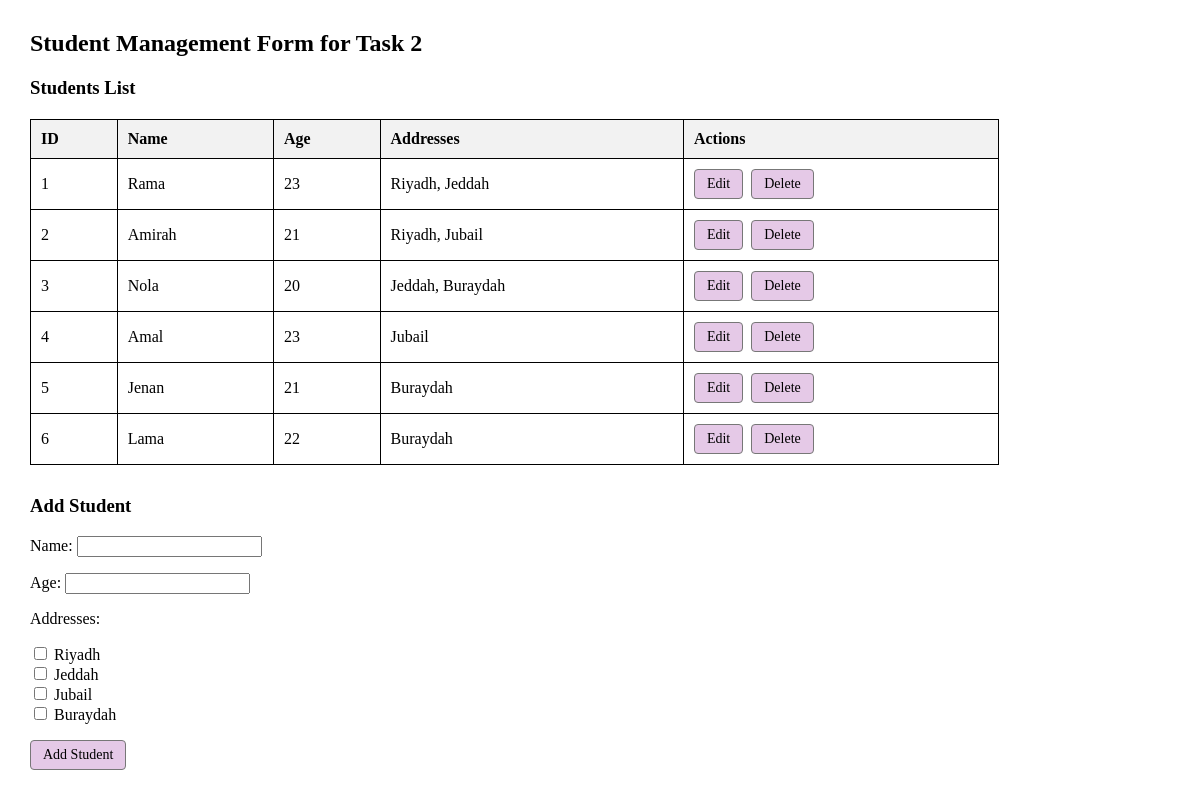
Page /books/lab11/task2/students/ on the committed database.
### apps/bookmodule/models.py (models this page shows, shortened)
class Student2(models.Model):
    name = models.CharField(max_length=100)
    age = models.IntegerField()
    addresses = models.ManyToManyField(Address2)

class Address2(models.Model):
    city = models.CharField(max_length=100)
    def __str__(self):
        return self.city

### apps/bookmodule/views.py (the view)
# urls.py: path('lab11/task2/students/', views.lab11_task2_students, name='lab11_task2_students'),
def lab11_task2_students(request):
    students = Student2.objects.prefetch_related('addresses').all()
    student_to_edit = None
    if request.method == 'POST':
        action = request.POST.get('action')
        if action == 'delete':
            student_id = request.POST.get('student_id')
            student = get_object_or_404(Student2, id=student_id)
            student.delete()
            return redirect('lab11_task2_students')
        elif action == 'edit':
            student_id = request.POST.get('student_id')
            student = get_object_or_404(Student2, id=student_id)
            student_to_edit = student
            form = Student2Form(request.POST, instance=student)
        else:
            form = Student2Form(request.POST)
        if form.is_valid():
            form.save()
            return redirect('lab11_task2_students')
    else:
        edit_id = request.GET.get('edit')
        if edit_id:
            student_to_edit = get_object_or_404(Student2, id=edit_id)
            form = Student2Form(instance=student_to_edit)
        else:
            form = Student2Form()
    return render(request, 'bookmodule/lab11_task2_students.html', {
        'students': students,
        'form': form,
        'student_to_edit': student_to_edit
    })

### apps/bookmodule/forms.py
class Student2Form(forms.ModelForm):
    class Meta:
        model = Student2
        fields = ['name', 'age', 'addresses']
        widgets = {
            'addresses': forms.CheckboxSelectMultiple()
        }

### apps/templates/bookmodule/lab11_task2_students.html (shortened to what this page needs)
<!DOCTYPE html>
<html>
<head>
</head>
<body>
    <h2>Student Management Form for Task 2</h2>
    <h3>Students List</h3>
    <table>
        <tr>
            <th>ID</th>
            <th>Name</th>
            <th>Age</th>
            <th>Addresses</th>
            <th>Actions</th>
        </tr>
        {% for student in students %}
        <tr>
            <td>{{ student.id }}</td>
            <td>{{ student.name }}</td>
            <td>{{ student.age }}</td>
            <td>
                {% for address in student.addresses.all %}
                    {{ address.city }}{% if not forloop.last %}, {% endif %}
                {% empty %}
                    No addresses
                {% endfor %}
            </td>
            <td>
                <div class="actions">
                    <a href="?edit={{ student.id }}" class="btn">
                        Edit
                    </a>
                    <form method="POST">
                        <button type="submit" class="btn"
                                onclick="return confirm('Delete this student?');">
                            Delete
                        </button>
                    </form>
                </div>
            </td>
        </tr>
        {% empty %}
        <tr>
            <td colspan="5">No students found.</td>
        </tr>
        {% endfor %}
    </table>
    <div class="form-section">
        {% if student_to_edit %}
            <h3>Edit Student</h3>
        {% else %}
            <h3>Add Student</h3>
        {% endif %}
        <form method="POST">
            {{ form.as_p }}
            <button type="submit" class="btn">
                {% if student_to_edit %}Update Student{% else %}Add Student{% endif %}
            </button>
        </form>
    </div>
</body>
</html>

### apps/templates/bookmodule/lab11_task2_students.html (style rules this page uses)
body { font-family: "Times New Roman", Times, serif; margin: 30px; }
table { border-collapse: collapse; width: 85%; margin-top: 20px; }
th, td { border: 1px solid black; padding: 10px; text-align: left; }
th { background-color: #f2f2f2; }
.btn { display: inline-block; background-color: #e5c9e7; color: black; border: 1px solid #777; padding: 6px 12px; text-decoration: none; border-radius: 4px; font-family: inherit; font-size: 14px; cursor: pointer; }
.form-section { margin-top: 30px; }
.actions { display: flex; gap: 8px; align-items: center; }

### rows in the picture
Student2: id "1", name "Rama", age "23"
Address2: city "Riyadh"
Address2: city "Jeddah"
Student2: id "2", name "Amirah", age "21"
Address2: city "Jubail"
Student2: id "3", name "Nola", age "20"
Address2: city "Buraydah"
Student2: id "4", name "Amal", age "23"
Student2: id "5", name "Jenan", age "21"
Student2: id "6", name "Lama", age "22"
